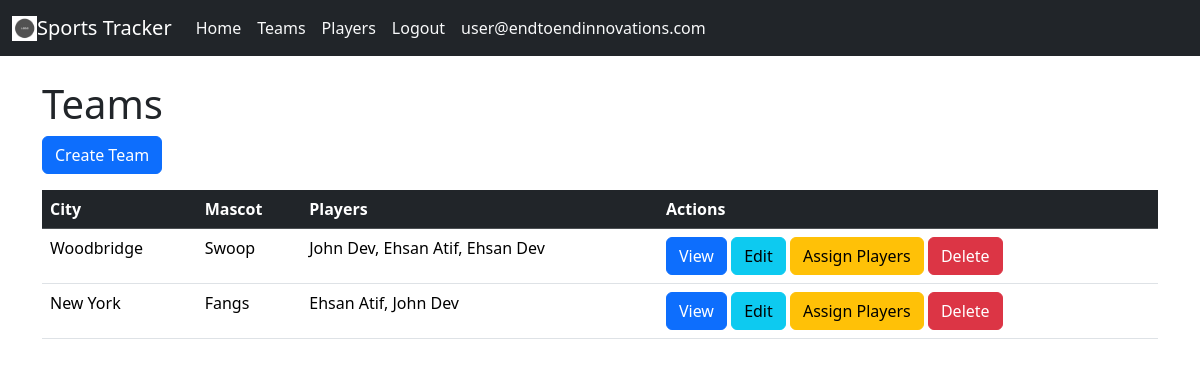
Page /teams/ (signed in) on the committed database.
### main/models.py (models this page shows, shortened)
class Team(models.Model):
    city = models.CharField(max_length=100)
    mascot = models.CharField(max_length=100)

class Player(models.Model):
    first_name = models.CharField(max_length=100)
    last_name = models.CharField(max_length=100)
    teams = models.ManyToManyField(Team)

### main/views.py (the view)
# urls.py: path('teams/', views.team_list, name='team_list'),
@login_required
def team_list(request):
    teams = Team.objects.all()
    return render(request, 'team_list.html', {'teams': teams})

### templates/team_list.html
{% extends 'base.html' %}
{% block content %}
  <h1>Teams</h1>
  <p><a class="btn btn-primary" href="{% url 'team_create' %}">Create Team</a></p>
  <table class="table">
    <thead class="table-dark">
      <tr>
        <th>City</th>
        <th>Mascot</th>
        <th>Players</th>
        <th>Actions</th>
      </tr>
    </thead>
    <tbody>
      {% for team in teams %}
        <tr>
          <td>{{ team.city }}</td>
          <td>{{ team.mascot }}</td>
          <td>
            {% if team.player_set %}
              {% for player in team.player_set.all %}
                {{ player.first_name }} {{ player.last_name }}{% if not forloop.last %}, {% endif %}
              {% endfor %}
            {% else %}
              No players found.
            {% endif %}
          </td>
          <td>
            <a class="btn btn-primary" href="{% url 'team_detail' team.pk %}">View</a>
            <a class="btn btn-info" href="{% url 'team_update' team.pk %}">Edit</a>
            <a class="btn btn-warning" href="{% url 'assign_players_to_team' team.pk %}">Assign Players</a>
            <a class="btn btn-danger" href="{% url 'team_delete' team.pk %}">Delete</a>
          </td>
        </tr>
      {% empty %}
        <tr>
          <td colspan="4">No teams found.</td>
        </tr>
      {% endfor %}
    </tbody>
  </table>
{% endblock %}

### templates/base.html (shortened to what this page needs)
{% load static %}
{% load bootstrap5 %}
{% bootstrap_css %}
<!DOCTYPE html>
<html>
<head>
</head>
<body>
    <nav class="navbar navbar-expand-sm navbar-dark bg-dark">
        <div class="container-fluid">
            <img  src="{% static 'img/e2e_logo.png' %}" alt="EndToEnd Innovations logo" height="25px">
            <a class="navbar-brand" href="{% url 'home' %}">Sports Tracker</a>
            <div class="collapse navbar-collapse" id="mynavbar">
                <ul class="navbar-nav me-auto">
                    <li class="nav-item">
                        {% if request.path == '/' %}
                            <span class="nav-link link-light">Home</span>
                        {% else %}
                            <a class="nav-link link-light" href="{% url 'home' %}">Home</a>
                        {% endif %}
                    </li>
                    <li class="nav-item">
                        {% if request.path == '/teams/' %}
                            <span class="nav-link link-light">Teams</span>
                        {% else %}
                            <a class="nav-link link-light" href="{% url 'team_list' %}">Teams</a>
                        {% endif %}
                    </li>
                    <li class="nav-item">
                        {% if request.path == '/players/' %}
                            <span class="nav-link link-light">Players</span>
                        {% else %}
                            <a class="nav-link link-light" href="{% url 'player_list' %}">Players</a>
                        {% endif %}
                    </li>
                    {% if request.user.is_authenticated %}
                    <li class="nav-item">
                        <a class="nav-link link-light" href="{% url 'logout' %}">Logout</a>
                    </li>
                    <li class="nav-item">
                        <span class="nav-link link-light">{{ request.user.email }}</span>
                    </li>
                    {% else %}
                        <li class="nav-item">
                            <a class="nav-link link-light" href="{% url 'login' %}">Login</a>
                        </li>
                    {% endif %}
                </ul>
            </div>
        </div>
    </nav>
    <div class="container">
        <br>
        {% block content %}
        {% endblock %}
    </div>
</body>
</html>

### rows in the picture
Team: city "Woodbridge", mascot "Swoop"
Player: first_name "John", last_name "Dev"
Player: first_name "Ehsan", last_name "Atif"
Player: first_name "Ehsan", last_name "Dev"
Team: city "New York", mascot "Fangs"

### other values in the picture
{{ request.user.email }} "user@endtoendinnovations.com"
